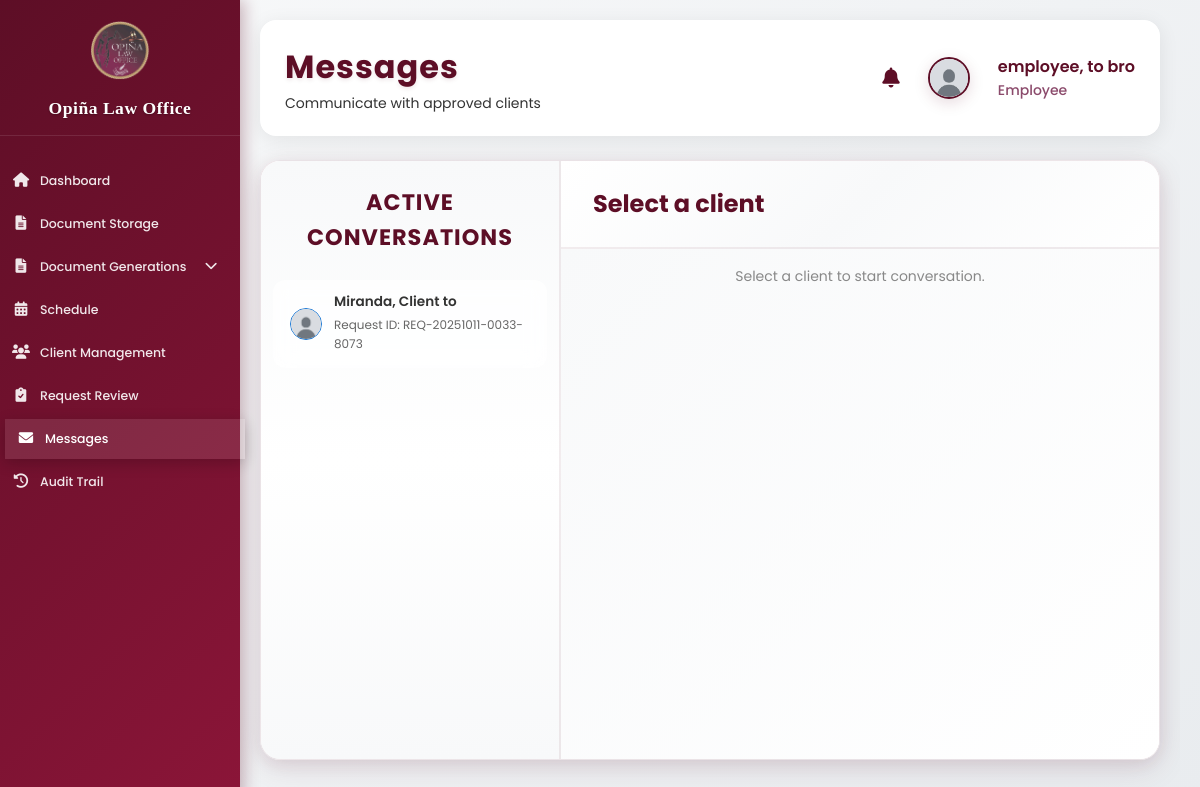
Screenshot of /employee_messages.php (signed in) with the database file from the repository.
### tables this page shows
CREATE TABLE `client_employee_conversations` (
  `id` int(11) NOT NULL,
  `request_form_id` int(11) NOT NULL,
  `client_id` int(11) NOT NULL,
  `employee_id` int(11) NOT NULL,
  `conversation_status` enum('Active','Completed','Closed') DEFAULT 'Active',
  `concern_identified` tinyint(1) DEFAULT 0,
  `concern_description` text DEFAULT NULL,
  `created_at` timestamp NOT NULL DEFAULT current_timestamp(),
  `updated_at` timestamp NOT NULL DEFAULT current_timestamp() ON UPDATE current_timestamp()
);

CREATE TABLE `user_form` (
  `id` int(11) NOT NULL,
  `name` varchar(100) NOT NULL,
  `profile_image` varchar(255) DEFAULT NULL,
  `last_login` datetime DEFAULT NULL,
  `email` varchar(100) NOT NULL,
  `phone_number` varchar(20) DEFAULT NULL,
  `password` varchar(255) NOT NULL,
  `user_type` enum('admin','attorney','client','employee') DEFAULT 'client',
  `login_attempts` int(11) DEFAULT 0,
  `last_failed_login` timestamp NULL DEFAULT NULL,
  `account_locked` tinyint(1) DEFAULT 0,
  `lockout_until` timestamp NULL DEFAULT NULL,
  `created_at` timestamp NOT NULL DEFAULT current_timestamp(),
  `created_by` int(11) DEFAULT NULL
);

CREATE TABLE `client_request_form` (
  `id` int(11) NOT NULL,
  `request_id` varchar(50) NOT NULL,
  `client_id` int(11) NOT NULL,
  `full_name` varchar(255) NOT NULL,
  `address` text NOT NULL,
  `sex` enum('Male','Female') NOT NULL,
  `valid_id_path` varchar(500) NOT NULL,
  `valid_id_filename` varchar(255) NOT NULL,
  `valid_id_front_path` varchar(500) NOT NULL,
  `valid_id_front_filename` varchar(255) NOT NULL,
  `valid_id_back_path` varchar(500) NOT NULL,
  `valid_id_back_filename` varchar(255) NOT NULL,
  `privacy_consent` tinyint(1) NOT NULL DEFAULT 0,
  `concern_description` text DEFAULT NULL,
  `legal_category` varchar(100) DEFAULT NULL,
  `urgency_level` enum('Low','Medium','High','Critical') DEFAULT 'Medium',
  `status` enum('Pending','Approved','Rejected') DEFAULT 'Pending',
  `submitted_at` timestamp NOT NULL DEFAULT current_timestamp(),
  `reviewed_at` timestamp NULL DEFAULT NULL,
  `reviewed_by` int(11) DEFAULT NULL,
  `review_notes` text DEFAULT NULL
);

### employee_messages.php (the view, shortened to what this page needs)
<?php
require_once 'action_logger_helper.php';
$employee_id = $_SESSION['user_id'];
$stmt = $conn->prepare("
    SELECT cec.id, cec.conversation_status, cec.concern_identified, cec.concern_description,
           u.name as client_name, u.profile_image as client_image,
           crf.request_id, crf.full_name, crf.address,
           (SELECT COUNT(*) FROM client_employee_messages cem
            WHERE cem.conversation_id = cec.id
            AND cem.sender_type = 'client'
            AND cem.is_seen = 0) as unseen_count
    FROM client_employee_conversations cec
    JOIN user_form u ON cec.client_id = u.id
    JOIN client_request_form crf ON cec.request_form_id = crf.id
    WHERE cec.employee_id = ?
    ORDER BY cec.created_at DESC
");
$stmt->bind_param("i", $employee_id);
$stmt->execute();
$res = $stmt->get_result();
$conversations = [];
while ($row = $res->fetch_assoc()) {
    $img = $row['client_image'];
    if (!$img || !file_exists($img)) {
        $img = 'images/default-avatar.jpg';
    }
    $row['client_image'] = $img;
    $conversations[] = $row;
}
?>
<!DOCTYPE html>
<html lang="en">
<head>
    <link rel="stylesheet" href="https://cdnjs.cloudflare.com/ajax/libs/font-awesome/6.0.0/css/all.min.css">
    <link rel="stylesheet" href="assets/css/dashboard.css?v=<?= time() ?>">
</head>
<body>
    <div class="sidebar">
        <div class="sidebar-header">
            <img src="images/logo.jpg" alt="Logo">
            <h2>Opiña Law Office</h2>
        </div>
        <ul class="sidebar-menu">
            <li><a href="employee_dashboard.php"><i class="fas fa-home"></i><span>Dashboard</span></a></li>
            <li><a href="employee_documents.php"><i class="fas fa-file-alt"></i><span>Document Storage</span></a></li>
            <li class="has-submenu">
                <a href="#" class="submenu-toggle"><i class="fas fa-file-alt"></i><span>Document Generations</span><i class="fas fa-chevron-down submenu-arrow"></i></a>
            </li>
            <li><a href="employee_schedule.php"><i class="fas fa-calendar-alt"></i><span>Schedule</span></a></li>
            <li><a href="employee_clients.php"><i class="fas fa-users"></i><span>Client Management</span></a></li>
            <li><a href="employee_request_management.php"><i class="fas fa-clipboard-check"></i><span>Request Review</span></a></li>
            <li><a href="employee_messages.php" class="active"><i class="fas fa-envelope"></i><span>Messages</span></a></li>
            <li><a href="employee_audit.php"><i class="fas fa-history"></i><span>Audit Trail</span></a></li>
        </ul>
    </div>
    <div class="main-content">
        <?php
        include 'components/profile_header.php';
        ?>
        <div class="chat-container">
            <div class="client-list">
                <h3>Active Conversations</h3>
                <ul id="clientList">
                    <?php if (empty($conversations)): ?>
                        <li class="empty-state">
                            <i class="fas fa-inbox"></i>
                            <p>No active conversations</p>
                        </li>
                    <?php else: ?>
                        <?php foreach ($conversations as $conv): ?>
                            <li class="client-item <?= $conv['unseen_count'] > 0 ? 'has-unseen' : '' ?>" data-id="<?= $conv['id'] ?>" onclick="selectClient(<?= $conv['id'] ?>, '<?= htmlspecialchars($conv['client_name']) ?>')">
                                <img src='<?= htmlspecialchars($conv['client_image']) ?>' alt='Client' style='width:32px;height:32px;border-radius:50%;border:1.5px solid #1976d2;object-fit:cover;'>
                                <div class="client-info">
                                    <span><?= htmlspecialchars($conv['client_name']) ?></span>
                                    <small>Request ID: <?= htmlspecialchars($conv['request_id']) ?></small>
                                </div>
                    </li>
                        <?php endforeach; ?>
                    <?php endif; ?>
                </ul>
            </div>
            <div class="chat-area">
                <div class="chat-header">
                    <h2 id="selectedClient">Select a client</h2>
                </div>
                <div class="chat-messages" id="chatMessages">
                    <p style="color:#888;text-align:center;">Select a client to start conversation.</p>
                </div>
            </div>
        </div>
    </div>
</body>
</html>

### assets/css/dashboard.css (style rules this page uses)
:root { --primary-color: #5D0E26; --primary-dark: #4A0B1E; --secondary-color: #8B1538; --accent-color: #8B4A6B; --text-color: #333; --light-gray: #f8f9fa; --border-color: #dcdde1; --success-color: #27ae60; --warning-color: #f39c12; --danger-color: #e74c3c; --info-color: #3498db; --gradient-primary: linear-gradient(135deg, #5D0E26, #8B1538); --gradient-secondary: linear-gradient(135deg, #8B1538, #5D0E26); --card-shadow: 0 4px 20px rgba(0, 0, 0, 0.08); --card-shadow-hover: 0 8px 30px rgba(0, 0, 0, 0.12); --border-radius: 16px; --transition: all 0.3s cubic-bezier(0.4, 0, 0.2, 1); }
* { margin: 0; padding: 0; box-sizing: border-box; font-family: 'Poppins', sans-serif; }
html { overflow-x: hidden; }
body { background: linear-gradient(135deg, #f8f9fa 0%, #e9ecef 100%); color: var(--text-color); display: flex; min-height: 100vh; overflow-x: hidden; font-size: 14px; line-height: 1.6; }
.sidebar { width: 240px !important; background: var(--gradient-primary); color: white; padding: 20px 0; height: 100vh; position: fixed; transition: all 0.3s ease; box-shadow: 4px 0 15px rgba(93, 14, 38, 0.3); z-index: 1000; }
.sidebar-header { padding: 0 15px; margin-bottom: 25px; text-align: center; border-bottom: 1px solid rgba(255, 255, 255, 0.1); padding-bottom: 15px; }
.sidebar-header img { width: 60px !important; height: 60px !important; margin-bottom: 12px; border-radius: 8px; border: none; object-fit: cover; }
.sidebar-header h2 { color: white; font-size: 1.1rem !important; margin-bottom: 0; font-family: "Playfair Display", serif; font-weight: 600; text-shadow: 0 1px 2px rgba(0, 0, 0, 0.3); letter-spacing: 0.5px; line-height: 1.2; white-space: nowrap; overflow: hidden; text-overflow: ellipsis; }
.sidebar-menu { list-style: none; }
.sidebar-menu li { margin-bottom: 3px; }
.sidebar-menu a { display: flex; align-items: center; padding: 8px 12px; color: rgba(255, 255, 255, 0.9); text-decoration: none; transition: all 0.3s ease; margin: 0; border-radius: 0; font-weight: 500; font-size: 12.5px; position: relative; flex-direction: row; padding-left: 12px; min-height: 40px; justify-content: flex-start; }
.sidebar-menu a:hover, .sidebar-menu a.active { background: rgba(255, 255, 255, 0.1); color: white; transform: translateX(5px); box-shadow: 0 4px 15px rgba(0, 0, 0, 0.2); }
.sidebar-menu i { margin-right: 10px; font-size: 0.9rem; transition: all 0.3s ease; width: 18px; text-align: center; flex-shrink: 0; }
.sidebar-menu .has-submenu { position: relative; }
.sidebar-menu .submenu-toggle { cursor: pointer; display: flex; align-items: center; justify-content: space-between; width: 100%; }
.sidebar-menu .submenu-arrow { margin-left: auto; margin-right: 8px; font-size: 0.8rem; transition: transform 0.3s ease; }
.main-content { flex: 1; margin-left: 240px !important; padding: 24px; overflow-x: hidden; max-width: calc(100vw - 260px) !important; min-height: 100vh; position: relative; z-index: 1; }
@media (max-width: 1200px) { .main-content { padding: 20px; } }
html { scroll-behavior: smooth; }

### rows the page displays
client_employee_conversations: client.name "Miranda, Client to", request_form.request_id "REQ-20251011-0033-8073"

### other values shown
$page_title "Messages"
$page_subtitle "Communicate with approved clients"
$user_name "employee, to bro"
$user_title "Employee"
